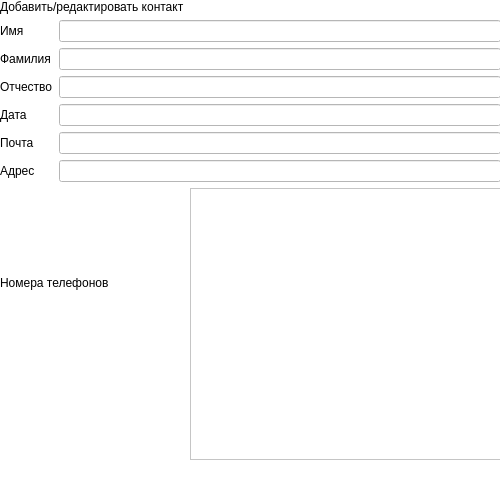
<?xml version="1.0" encoding="UTF-8"?>
<ui version="4.0">
 <class>ContactDialog</class>
 <widget class="QDialog" name="ContactDialog">
  <property name="geometry">
   <rect>
    <x>0</x>
    <y>0</y>
    <width>500</width>
    <height>500</height>
   </rect>
  </property>
  <property name="minimumSize">
   <size>
    <width>500</width>
    <height>500</height>
   </size>
  </property>
  <property name="maximumSize">
   <size>
    <width>500</width>
    <height>500</height>
   </size>
  </property>
  <property name="windowTitle">
   <string>Dialog</string>
  </property>
  <property name="styleSheet">
   <string notr="true">background-color: rgb(255, 255, 255);
color: rgb(0, 0, 0);</string>
  </property>
  <widget class="QWidget" name="layoutWidget">
   <property name="geometry">
    <rect>
     <x>0</x>
     <y>0</y>
     <width>501</width>
     <height>501</height>
    </rect>
   </property>
   <layout class="QVBoxLayout" name="verticalLayout_2">
    <item>
     <widget class="QLabel" name="label">
      <property name="styleSheet">
       <string notr="true">color: rgb(0, 0, 0);</string>
      </property>
      <property name="text">
       <string>Добавить/редактировать контакт</string>
      </property>
     </widget>
    </item>
    <item>
     <layout class="QFormLayout" name="formLayout">
      <item row="0" column="0">
       <widget class="QLabel" name="label_2">
        <property name="styleSheet">
         <string notr="true">color: rgb(0, 0, 0);</string>
        </property>
        <property name="text">
         <string>Имя</string>
        </property>
       </widget>
      </item>
      <item row="0" column="1">
       <widget class="QLineEdit" name="le_name">
        <property name="styleSheet">
         <string notr="true">color: rgb(0, 0, 0);</string>
        </property>
       </widget>
      </item>
      <item row="1" column="0">
       <widget class="QLabel" name="label_3">
        <property name="styleSheet">
         <string notr="true">color: rgb(0, 0, 0);</string>
        </property>
        <property name="text">
         <string>Фамилия</string>
        </property>
       </widget>
      </item>
      <item row="1" column="1">
       <widget class="QLineEdit" name="le_surname">
        <property name="styleSheet">
         <string notr="true">color: rgb(0, 0, 0);</string>
        </property>
       </widget>
      </item>
      <item row="2" column="0">
       <widget class="QLabel" name="label_4">
        <property name="styleSheet">
         <string notr="true">color: rgb(0, 0, 0);</string>
        </property>
        <property name="text">
         <string>Отчество</string>
        </property>
       </widget>
      </item>
      <item row="2" column="1">
       <widget class="QLineEdit" name="le_patronymic">
        <property name="styleSheet">
         <string notr="true">color: rgb(0, 0, 0);</string>
        </property>
       </widget>
      </item>
      <item row="4" column="0">
       <widget class="QLabel" name="label_5">
        <property name="styleSheet">
         <string notr="true">color: rgb(0, 0, 0);</string>
        </property>
        <property name="text">
         <string>Почта</string>
        </property>
       </widget>
      </item>
      <item row="4" column="1">
       <widget class="QLineEdit" name="le_email">
        <property name="styleSheet">
         <string notr="true">color: rgb(0, 0, 0);</string>
        </property>
       </widget>
      </item>
      <item row="5" column="0">
       <widget class="QLabel" name="label_6">
        <property name="styleSheet">
         <string notr="true">color: rgb(0, 0, 0);</string>
        </property>
        <property name="text">
         <string>Адрес</string>
        </property>
       </widget>
      </item>
      <item row="5" column="1">
       <widget class="QLineEdit" name="le_adress">
        <property name="styleSheet">
         <string notr="true">color: rgb(0, 0, 0);</string>
        </property>
       </widget>
      </item>
      <item row="3" column="0">
       <widget class="QLabel" name="label_8">
        <property name="styleSheet">
         <string notr="true">color: rgb(0, 0, 0);</string>
        </property>
        <property name="text">
         <string>Дата</string>
        </property>
       </widget>
      </item>
      <item row="3" column="1">
       <widget class="QLineEdit" name="le_birth_date">
        <property name="styleSheet">
         <string notr="true">color: rgb(0, 0, 0);</string>
        </property>
       </widget>
      </item>
     </layout>
    </item>
    <item>
     <layout class="QHBoxLayout" name="horizontalLayout">
      <item>
       <layout class="QVBoxLayout" name="verticalLayout">
        <item>
         <spacer name="verticalSpacer_2">
          <property name="orientation">
           <enum>Qt::Orientation::Vertical</enum>
          </property>
          <property name="sizeHint" stdset="0">
           <size>
            <width>20</width>
            <height>40</height>
           </size>
          </property>
         </spacer>
        </item>
        <item>
         <widget class="QLabel" name="label_7">
          <property name="layoutDirection">
           <enum>Qt::LayoutDirection::LeftToRight</enum>
          </property>
          <property name="styleSheet">
           <string notr="true">color: rgb(0, 0, 0);</string>
          </property>
          <property name="text">
           <string>Номера телефонов</string>
          </property>
         </widget>
        </item>
        <item>
         <widget class="QPushButton" name="pb_addTelephone">
          <property name="styleSheet">
           <string notr="true">color: white;
    font-size: 10pt;
    font-weight: 600;
    padding: 10px 10px;
    border-radius: 16px;
    background: qlineargradient(
        x1:0, y1:0, x2:0, y2:1,
        stop:0   #6ACF57,  
        stop:1   #3A8F32    
    );</string>
          </property>
          <property name="text">
           <string>Добавить/Редактировать</string>
          </property>
         </widget>
        </item>
        <item>
         <widget class="QPushButton" name="pb_deleteTelephone">
          <property name="styleSheet">
           <string notr="true">color: white;
    font-size: 10pt;
    font-weight: 600;
    padding: 10px 10px;
    border-radius: 16px;
    background: qlineargradient(
        x1:0, y1:0, x2:0, y2:1,
        stop:0   #6ACF57,  
        stop:1   #3A8F32    
    );</string>
          </property>
          <property name="text">
           <string>Удалить</string>
          </property>
         </widget>
        </item>
        <item>
         <spacer name="verticalSpacer">
          <property name="orientation">
           <enum>Qt::Orientation::Vertical</enum>
          </property>
          <property name="sizeHint" stdset="0">
           <size>
            <width>20</width>
            <height>40</height>
           </size>
          </property>
         </spacer>
        </item>
       </layout>
      </item>
      <item>
       <widget class="QTableWidget" name="tw_telephones">
        <property name="styleSheet">
         <string notr="true">color: rgb(0, 0, 0);</string>
        </property>
       </widget>
      </item>
     </layout>
    </item>
    <item>
     <layout class="QHBoxLayout" name="horizontalLayout_2">
      <item>
       <widget class="QPushButton" name="pb_backToMain">
        <property name="styleSheet">
         <string notr="true">color: white;
    font-size: 10pt;
    font-weight: 600;
    padding: 10px 10px;
    border-radius: 16px;
    background: qlineargradient(
        x1:0, y1:0, x2:0, y2:1,
        stop:0   #6ACF57,  
        stop:1   #3A8F32    
    );</string>
        </property>
        <property name="text">
         <string>Назад</string>
        </property>
       </widget>
      </item>
      <item>
       <widget class="QPushButton" name="pb_addContact">
        <property name="styleSheet">
         <string notr="true">color: white;
    font-size: 10pt;
    font-weight: 600;
    padding: 10px 10px;
    border-radius: 16px;
    background: qlineargradient(
        x1:0, y1:0, x2:0, y2:1,
        stop:0   #6ACF57,  
        stop:1   #3A8F32    
    );</string>
        </property>
        <property name="text">
         <string>Добавить/редактировать контакт</string>
        </property>
       </widget>
      </item>
     </layout>
    </item>
   </layout>
  </widget>
 </widget>
 <resources/>
 <connections/>
</ui>
